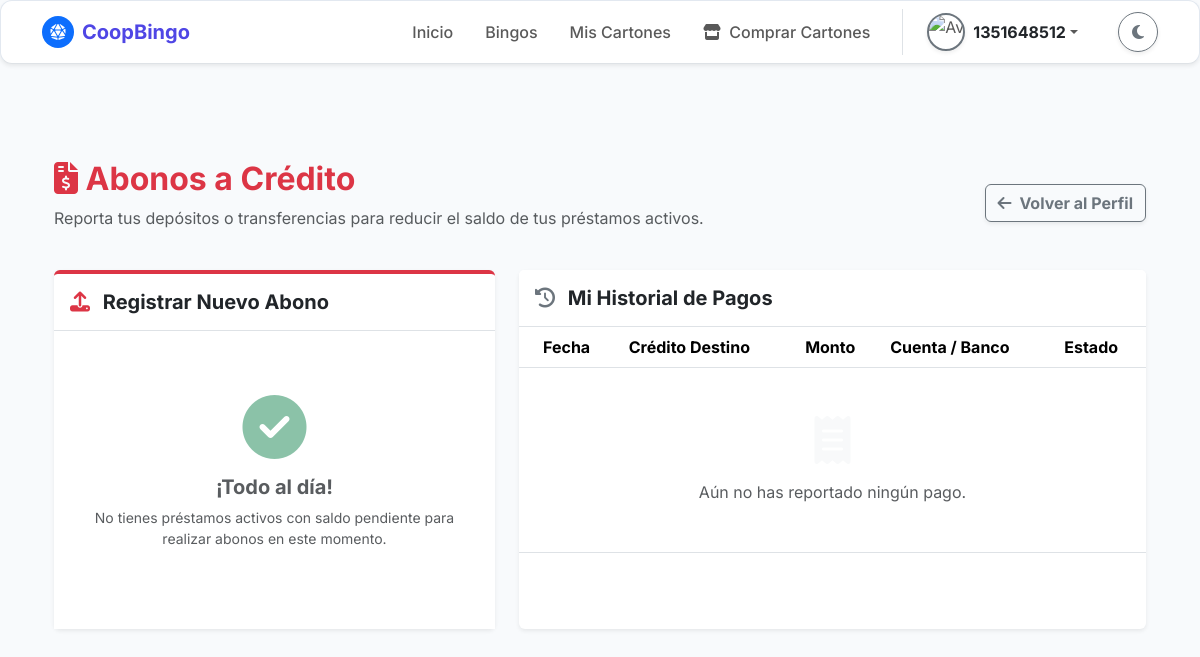
Before: /negocio/pagos/ (signed in) with the older database file.
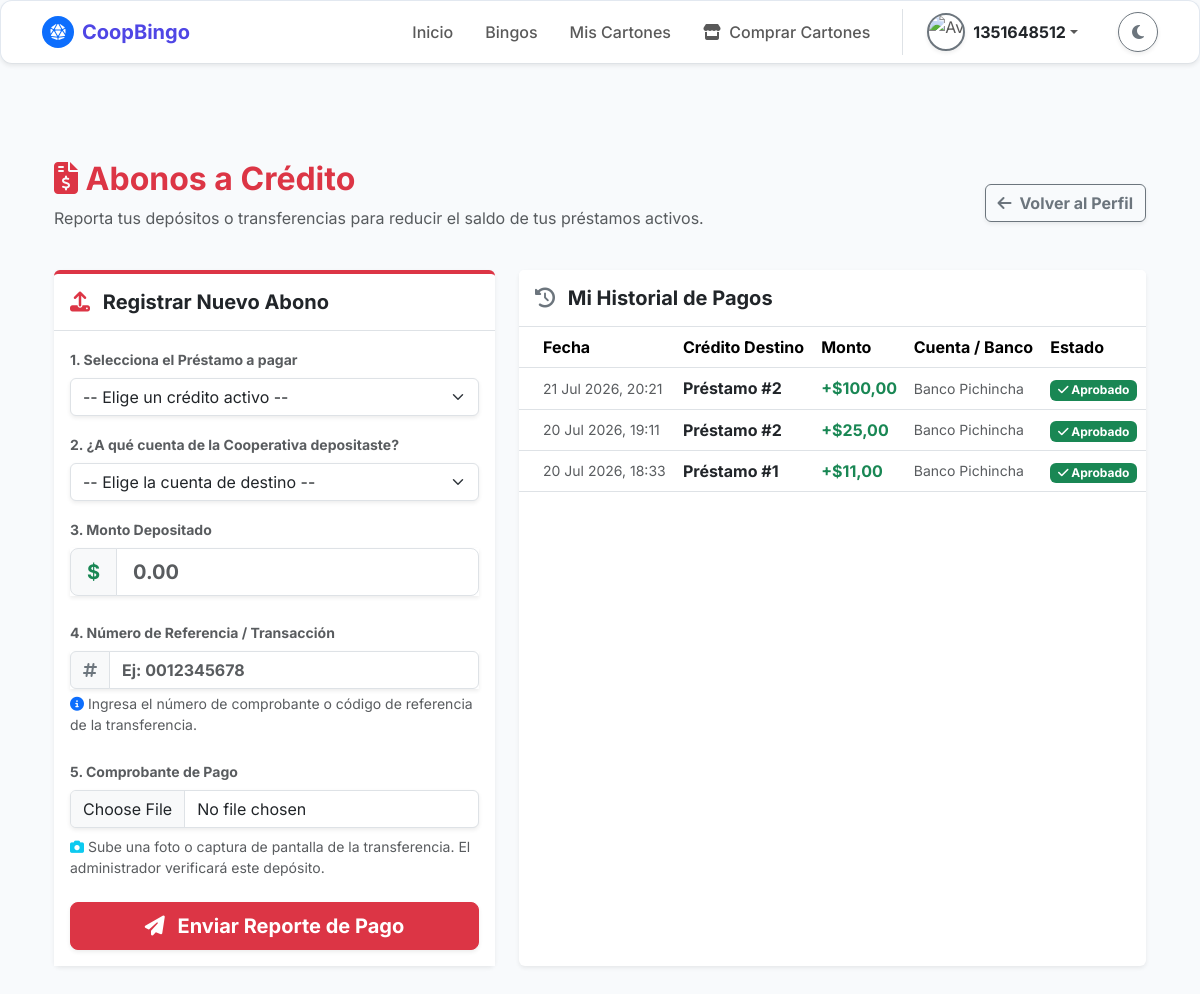
After: the same page with the newer database file.
### bingo/models.py (models this page shows, shortened)
class Pago(models.Model):
    ESTADO_PAGO_CHOICES = [
        ('Pendiente', 'Pendiente'),
        ('Validado', 'Validado'),
        ('Rechazado', 'Rechazado'),
    ]
    idpago = models.AutoField(primary_key=True)
    idprestamo = models.ForeignKey(
        'Prestamo',
        on_delete=models.PROTECT,
        db_column='idprestamo',
        verbose_name="Préstamo"
    )
    idmetodopago = models.ForeignKey(
        'MetodoPago',
        on_delete=models.PROTECT,
        db_column='idmetodopago',
        verbose_name="Método de Pago"
    )
    montopagado = models.DecimalField(
        max_digits=10,
        decimal_places=2,
        validators=[MinValueValidator(Decimal('0.01'))],
        verbose_name="Monto Pagado"
    )
    numeroreferencia = models.CharField(
        max_length=50,
        unique=True,
        null=True,
        blank=True,
        verbose_name="Número de Referencia"
    )
    fechapago = models.DateTimeField(
        auto_now_add=True,
        verbose_name="Fecha de Registro del Pago"
    )
    fechaconfirmacionadmin = models.DateTimeField(
        null=True,
        blank=True,
        verbose_name="Fecha Confirmación Admin"
    )
    comprobantepago = models.FileField(
        upload_to='media/pago/comprobantes_pagos/',
        max_length=255,
        null=False,
        blank=False,
        verbose_name="Archivo del Comprobante"
    )
    estadopago = models.CharField(
        max_length=20,
        choices=ESTADO_PAGO_CHOICES,
        default='Pendiente',
        verbose_name="Estado del Pago"
    )
    class Meta:
        db_table = 'Pago'
        verbose_name = 'Pago'
        verbose_name_plural = 'Pagos'

class Prestamo(models.Model):
    ESTADO_PRESTAMO_CHOICES = [
        ('Solicitado', 'Solicitado'),
        ('Aprobado', 'Aprobado'),
        ('En Curso', 'En Curso (Pagando)'),
        ('Liquidado', 'Liquidado'),
    ]
    idprestamo = models.AutoField(primary_key=True)
    idsocio = models.ForeignKey(
        'Socio',
        on_delete=models.PROTECT,
        db_column='idsocio',
        related_name='prestamos_solicitados',
        verbose_name="Socio Solicitante"
    )
    idgarante1 = models.ForeignKey(
        'Socio',
        on_delete=models.SET_NULL,
        null=True,
        blank=True,
        db_column='idgarante1',
        related_name='garantias_primarias',
        verbose_name="Garante Auxiliar si socio no paga"
    )
    idgarante2 = models.ForeignKey(
        'Socio',
        on_delete=models.SET_NULL,
        null=True,
        blank=True,
        db_column='idgarante2',
        related_name='garantias_secundarias',
        verbose_name="Garante Auxiliar 2 si socio no paga"
    )
    idcuentadestino = models.ForeignKey(
        'CuentaBancaria',
        on_delete=models.SET_NULL,
        null=True,
        blank=True,
        db_column='idcuentadestino',
        verbose_name="Cuenta para desembolso"
    )
    montoprestamosolicitado = models.DecimalField(
        max_digits=12,
        decimal_places=2,
        validators=[MinValueValidator(Decimal('0.01'))],
        verbose_name="Monto Solicitado"
    )
    tasainteres = models.DecimalField(
        max_digits=5,
        decimal_places=2,
        default=Decimal('0.00'),
        verbose_name="Tasa de Interés (%)"
    )
    montototalpagar = models.DecimalField(
        max_digits=12,
        decimal_places=2,
        verbose_name="Monto Total a Pagar"
    )
    saldopendiente = models.DecimalField(
        max_digits=12,
        decimal_places=2,
        verbose_name="Saldo Pendiente"
    )
    numerocuotas = models.IntegerField(
        default=1,
        validators=[MinValueValidator(1)],
        verbose_name="Número de Cuotas"
    )
    fechasolicitud = models.DateField(verbose_name="Fecha de Solicitud")
    fechavencimiento = models.DateField(verbose_name="Fecha de Vencimiento")
    estadoprestamo = models.CharField(
        max_length=20,
        choices=ESTADO_PRESTAMO_CHOICES,
        default='Solicitado', # Por lógica, todo préstamo inicia como solicitado
        verbose_name="Estado del Préstamo"
    )
    comprobantedesembolso = models.FileField(
        upload_to='media/prestamo/comprobantes_desembolso/',
        null=True,
        blank=True,
        verbose_name="Comprobante de Desembolso"
    )
    class Meta:
        db_table = 'Prestamo'
        verbose_name = 'Préstamo'
        verbose_name_plural = 'Préstamos'

class MetodoPago(models.Model):
    ESTADO_METODO_CHOICES = [
        ('Activo', 'Activo'),
        ('Inactivo', 'Inactivo'),
    ]
    idmetodopago = models.AutoField(primary_key=True)
    nombremetodopago = models.CharField(
        max_length=50,
        unique=True,
        verbose_name="Nombre del Método de Pago"
    )
    descripcionmetodopago = models.CharField(
        max_length=200,
        null=True,
        blank=True,
        verbose_name="Descripción del Método"
    )
    estadometodopago = models.CharField(
        max_length=20,
        choices=ESTADO_METODO_CHOICES,
        default='Activo',
        verbose_name="Estado del Método"
    )
    urlmetodopago = models.CharField(
        max_length=255,
        verbose_name="URL o Enlace del Método"
    )
    class Meta:
        db_table = 'MetodoPago'
        verbose_name = 'Método de Pago'
        verbose_name_plural = 'Métodos de Pago'

### bingo/views.py (the view, shortened to what this page needs)
# urls.py: path('negocio/pagos/', views.pago, name='pago'),
@login_required
def pago(request):
    socio = Socio.objects.filter(cisocio=request.user.username).first()
    if not socio or socio.estadosocio not in ['Activo', 'Active']:
        messages.warning(request, "Debes ser un Socio activo para registrar pagos de préstamos.")
        return redirect('inicio')
    prestamos_activos = Prestamo.objects.filter(idsocio=socio, estadoprestamo='En Curso')
    metodos_activos = MetodoPago.objects.filter(estadometodopago='Activo')
    historial_pagos = Pago.objects.filter(idprestamo__idsocio=socio).order_by('-fechapago')
    contexto = {
        'socio': socio,
        'prestamos_activos': prestamos_activos,
        'metodos_activos': metodos_activos,
        'historial_pagos': historial_pagos
    }
    return render(request, 'negocio/pago.html', contexto)

### bingo/templates/negocio/pago.html (shortened to what the changed rows need)
{% extends 'comunes/base.html' %}
{% load static %}
{% block content %}
<div class="container mt-5 mb-5">
    <div class="row mb-4">
        <div class="col-12 d-flex justify-content-between align-items-center flex-wrap">
            <div>
                <h2 class="mb-2 text-danger fw-bold"><i class="fas fa-file-invoice-dollar"></i> Abonos a Crédito</h2>
            </div>
        </div>
    </div>
    <div class="row g-4">
        <div class="col-lg-5">
            <div class="card shadow-sm border-0 border-top border-danger border-4 h-100">
                <div class="card-body bg-body">
                    {% if prestamos_activos %}
                        <form method="POST" action="{% url 'pago' %}" enctype="multipart/form-data">
                            <div class="mb-3">
                                <label class="form-label fw-bold small text-muted">1. Selecciona el Préstamo a pagar</label>
                                <select class="form-select shadow-sm" name="id_prestamo" required>
                                    <option value="" disabled selected>-- Elige un crédito activo --</option>
                                </select>
                            </div>
                            <div class="mb-3">
                                <label class="form-label fw-bold small text-muted">2. ¿A qué cuenta de la Cooperativa depositaste?</label>
                                <select class="form-select shadow-sm" name="id_metodo_pago" id="select-cuenta" required>
                                    <option value="" disabled selected>-- Elige la cuenta de destino --</option>
                                </select>
                            </div>
                            <div class="mb-4">
                                <label class="form-label fw-bold small text-muted">3. Monto Depositado</label>
                                <div class="input-group input-group-lg shadow-sm">
                                    <span class="input-group-text bg-body-tertiary text-success fw-bold">$</span>
                                    <input type="number" class="form-control fw-bold" name="monto_pagado" step="0.01" min="1" placeholder="0.00" required>
                                </div>
                            </div>
                            <div class="mb-4">
                                <label class="form-label fw-bold small text-muted">4. Número de Referencia / Transacción</label>
                                <div class="input-group shadow-sm">
                                    <span class="input-group-text bg-body-tertiary text-secondary"><i class="fas fa-hashtag"></i></span>
                                    <input type="text" class="form-control fw-bold" name="numeroreferencia" placeholder="Ej: 0012345678" required>
                                </div>
                                <div class="form-text">
                                    <i class="fas fa-info-circle text-primary"></i> Ingresa el número de comprobante o código de referencia de la transferencia.
                                </div>
                            </div>
                            <div class="mb-4">
                                <label class="form-label fw-bold small text-muted">5. Comprobante de Pago</label>
                                <input type="file" class="form-control shadow-sm" name="imagencomprobante" accept="image/*" id="input-comprobante-pago" required>
                                <div class="form-text mt-2">
                                    <i class="fas fa-camera text-info"></i> Sube una foto o captura de pantalla de la transferencia. El administrador verificará este depósito.
                                </div>
                            </div>
                            <button type="submit" class="btn btn-danger btn-lg w-100 fw-bold shadow-sm hover-elevate">
                                <i class="fas fa-paper-plane me-2"></i> Enviar Reporte de Pago
                            </button>
                        </form>
                    {% else %}
                        <div class="text-center py-5">
                            <i class="fas fa-check-circle fa-4x text-success mb-3 opacity-50"></i>
                            <h5 class="fw-bold text-muted">¡Todo al día!</h5>
                            <p class="text-muted small">No tienes préstamos activos con saldo pendiente para realizar abonos en este momento.</p>
                        </div>
                    {% endif %}
                </div>
            </div>
        </div>
        <div class="col-lg-7">
            <div class="card shadow-sm border-0 h-100">
                <div class="card-body p-0">
                    <div class="table-responsive" style="max-height: 500px; overflow-y: auto;">
                        <table class="table table-hover align-middle mb-0">
                            <thead class="bg-body-tertiary sticky-top">
                                <tr>
                                    <th class="ps-4">Fecha</th>
                                    <th>Crédito Destino</th>
                                    <th>Monto</th>
                                    <th>Cuenta / Banco</th>
                                    <th>Estado</th>
                                </tr>
                            </thead>
                            <tbody>
                                {% for pago in historial_pagos %}
                                <tr>
                                    <td class="ps-4 text-muted small">{{ pago.fechapago|date:"d M Y, H:i" }}</td>
                                    <td>
                                        <span class="fw-bold text-body">Préstamo #{{ pago.idprestamo.idprestamo }}</span>
                                    </td>
                                    <td class="fw-bold text-success">+${{ pago.montopagado|floatformat:2 }}</td>
                                    <td class="small text-muted">
                                        {{ pago.idmetodopago.nombremetodopago }}
                                    </td>
                                    <td>
                                        {% if pago.estadopago == 'Aprobado' or pago.estadopago == 'Validado' %}
                                            <span class="badge bg-success"><i class="fas fa-check"></i> Aprobado</span>
                                        {% elif pago.estadopago == 'Pendiente' %}
                                            <span class="badge bg-warning text-dark"><i class="fas fa-clock"></i> En Revisión</span>
                                        {% elif pago.estadopago == 'Rechazado' %}
                                            <span class="badge bg-danger"><i class="fas fa-times"></i> Rechazado</span>
                                        {% else %}
                                            <span class="badge bg-secondary">{{ pago.estadopago }}</span>
                                        {% endif %}
                                    </td>
                                </tr>
                                {% empty %}
                                <tr>
                                    <td colspan="5" class="text-center py-5 text-muted">
                                        <i class="fas fa-receipt fa-3x mb-3 text-light"></i><br>
                                        Aún no has reportado ningún pago.
                                    </td>
                                </tr>
                                {% endfor %}
                            </tbody>
                        </table>
                    </div>
                </div>
            </div>
        </div>
    </div>
</div>
{% endblock %}

Changed rows visible on the page:
added Pago: fechapago "21 Jul 2026, 20:21", idprestamo.idprestamo "2", montopagado "100,00", idmetodopago.nombremetodopago "Banco Pichincha", estadopago "Validado" (drawn)
added Pago: fechapago "20 Jul 2026, 19:11", idprestamo.idprestamo "2", montopagado "25,00", idmetodopago.nombremetodopago "Banco Pichincha", estadopago "Validado" (drawn)
added Pago: fechapago "20 Jul 2026, 18:33", idprestamo.idprestamo "1", montopagado "11,00", idmetodopago.nombremetodopago "Banco Pichincha", estadopago "Validado" (drawn)
Other visible differences:
form field id_prestamo: (not shown) → "-- Elige un crédito activo --"
form field id_metodo_pago: (not shown) → "-- Elige la cuenta de destino --"
text no longer shown: "¡Todo al día! No tienes préstamos activos con saldo pendiente para realizar abonos en este momento. Aún no has reportado ningún pago."
text now shown: "1. Selecciona el Préstamo a pagar 2. ¿A qué cuenta de la Cooperativa depositaste? 3. Monto Depositado $ 4. Número de Referencia / Transacción Ingresa el número de comprobante o código de referencia de la transferencia. 5. Comprobante de Pago Sube una foto o captura de pantalla de la transferencia. El administrador verificará este depósito. Enviar Reporte de Pago"
